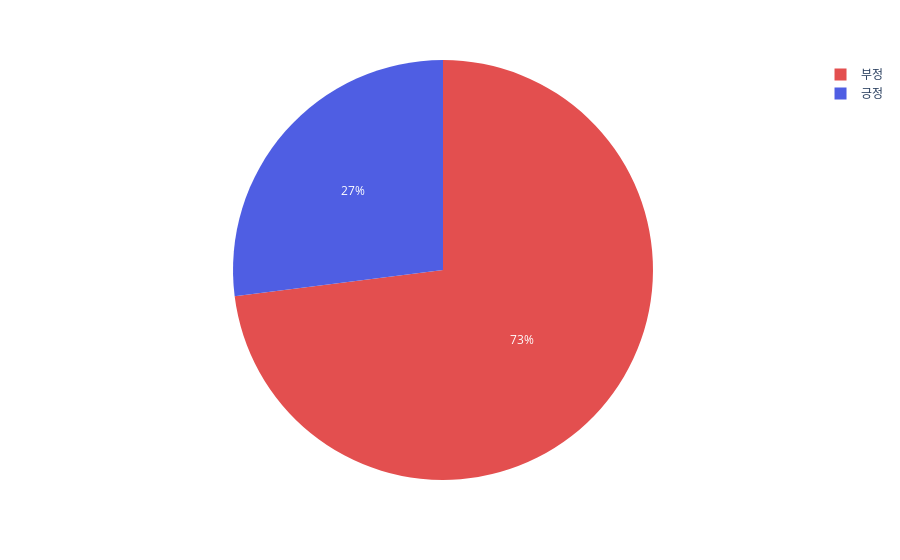

Notebook source saved alongside this figure:
### Code cell
import plotly.express as px
fig = px.pie(df_list, values='value', names='name', color_discrete_sequence=["#e34f4f","#4f5ee3"])
fig.show()
fig.write_html("pieM2T9.html")

### Figure 1 — Plotly figure (JSON) as saved in the notebook; plotly's stock layout.template omitted (floating-point values rounded to 4 significant figures)
{"data": [{"domain": {"x": [0, 1], "y": [0, 1]}, "hovertemplate": "name=%{label}<br>value=%{value}<extra></extra>", "labels": ["긍정", "부정"], "legendgroup": "", "name": "", "showlegend": true, "type": "pie", "values": [27, 73]}], "layout": {"legend": {"tracegroupgap": 0}, "margin": {"t": 60}, "piecolorway": ["#e34f4f", "#4f5ee3"]}}
